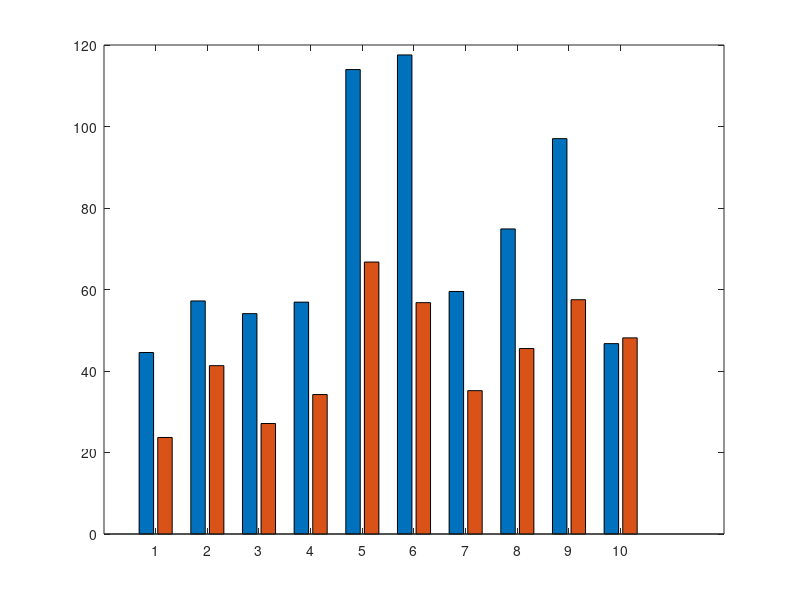

This figure's MATLAB source: (Note: this script raises an error after producing the figure.)
% get the figure handle
f = figure;

% elapsed time for each method
time_method_1 = [44.538887 57.191296 54.078868 56.899327 113.972195 117.562467 59.514505 74.863948 97.024606 46.720932];
time_method_2 = [23.685871 41.313625 27.115053 34.222493 66.736268 56.775678 35.177137 45.515077 57.494990 48.132418]; 
time_method_2_tree = [39.137810 70.802304 45.334365 57.368636 92.882046 78.702087 61.962429 59.557714 83.478643 83.453351];
iteration_method_1 = [65 90 84 89 94 93 92 63 80 74];
iteration_method_2 = [28 49 32 41 46 41 44 31 43 57];

%% time
% draw bar
b = bar([time_method_1' time_method_2']);
% highlight the minimun elapsed time search method
b(2).LineWidth = 2;
b(2).EdgeColor = 'red';

% title
title('elapsed time for two methods');
% x-axis label
xlabel('Data Frame');
% y-axis label
ylabel('Elapsed Time'); 
% legend
legend('method 1', 'method 2');

% store the image
saveas(f,'PA5OutputFig/elapsed_time_method_12.png');

%% iteration
% draw bar
b = bar([iteration_method_1' iteration_method_2']);
% highlight the minimun elapsed time search method
b(2).LineWidth = 2;
b(2).EdgeColor = 'red';

% title
title('experienced iterations for two methods');
% x-axis label
xlabel('Data Frame');
% y-axis label
ylabel('Experienced Iterations'); 
% legend
legend('method 1', 'method 2');

% store the image
saveas(f,'PA5OutputFig/taken_iteration_method_12.png');

%% time per iteration
% draw bar
b = bar([(time_method_1./iteration_method_1)'...
    (time_method_2./iteration_method_2)']);
% highlight the minimun elapsed time search method
b(2).LineWidth = 2;
b(2).EdgeColor = 'red';

% title
title('time per iteration for two methods');
% x-axis label
xlabel('Data Frame');
% y-axis label
ylabel('Time per Iteration'); 
% legend
legend('method 1', 'method 2');

% store the image
saveas(f,'PA5OutputFig/time_per_iteration_method_12.png');

%% time for different search method
% draw bar
b = bar([time_method_2' time_method_2_tree']);
% highlight the minimun elapsed time search method
b(1).LineWidth = 2;
b(1).EdgeColor = 'red';

% title
title('time consumed for two search methods');
% x-axis label
xlabel('Data Frame');
% y-axis label
ylabel('Time Consumed'); 
% legend
legend('Linear Search by Bounding Sphere', 'Octree Search');

% store the image
saveas(f,'PA5OutputFig/elapsed_time_search_method.png');